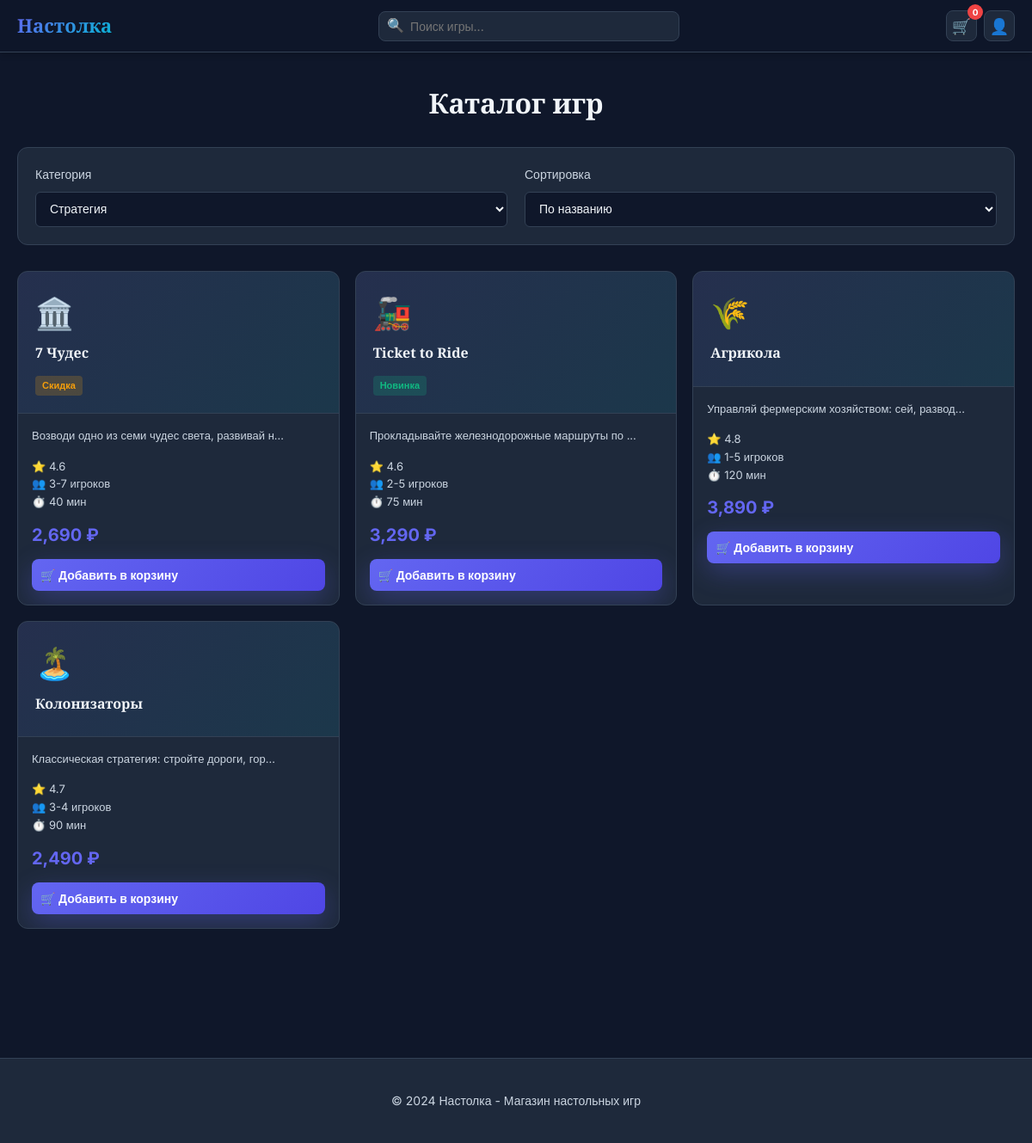
The app's page /catalog.php?category=strategy with its own data.
### tables this page shows
CREATE TABLE games (
    id           INT UNSIGNED AUTO_INCREMENT PRIMARY KEY,
    category_id  INT UNSIGNED NOT NULL,
    name         VARCHAR(200) NOT NULL,
    description  TEXT,
    emoji        VARCHAR(10)  NOT NULL DEFAULT '🎲',
    players_min  TINYINT UNSIGNED NOT NULL DEFAULT 2,
    players_max  TINYINT UNSIGNED NOT NULL DEFAULT 6,
    play_time    SMALLINT UNSIGNED NOT NULL DEFAULT 60  COMMENT 'минуты',
    rating       DECIMAL(3,1) NOT NULL DEFAULT 4.0,
    price        INT UNSIGNED NOT NULL               COMMENT 'копейки → нет; просто рубли',
    old_price    INT UNSIGNED NULL                   COMMENT 'NULL если скидки нет',
    badge        ENUM('','new','sale') NOT NULL DEFAULT '',
    stock        SMALLINT UNSIGNED NOT NULL DEFAULT 10,
    created_at   DATETIME NOT NULL DEFAULT CURRENT_TIMESTAMP,
    CONSTRAINT fk_games_cat FOREIGN KEY (category_id) REFERENCES categories(id)
);

### includes/auth.php (called while the page is built, shortened)
<?php
require_once __DIR__ . '/db.php';
function current_user(): ?array
{
    if (!isset($_SESSION['user_id'])) {
        return null;
    }
}

### includes/db.php (called while the page is built, shortened)
<?php
function db(): PDO
{
    static $pdo = null;
    if ($pdo === null) {
        $dsn = sprintf(
            'mysql:host=%s;port=%d;dbname=%s;charset=utf8mb4',
            DB_HOST, DB_PORT, DB_NAME
        );
        $options = [
            PDO::ATTR_ERRMODE            => PDO::ERRMODE_EXCEPTION,
            PDO::ATTR_DEFAULT_FETCH_MODE => PDO::FETCH_ASSOC,
            PDO::ATTR_EMULATE_PREPARES   => false,
        ];
        $pdo = new PDO($dsn, DB_USER, DB_PASS, $options);
    }
    return $pdo;
}

### catalog.php (the view, shortened to what this page needs)
<?php
require_once __DIR__ . '/includes/auth.php';
require_once __DIR__ . '/includes/db.php';
$user = current_user();
try {
    $page = (int)($_GET['page'] ?? 1);
    $page = max(1, $page);
    $per_page = 12;
    $offset = ($page - 1) * $per_page;
    $query = 'SELECT * FROM games';
    $params = [];
    $categories = explode(',', $_GET['category'] ?? '');
    $categories = array_filter($categories);
    if (!empty($categories)) {
        $placeholders = implode(',', array_fill(0, count($categories), '?'));
        $query .= " WHERE category_id IN (SELECT id FROM categories WHERE slug IN ($placeholders))";
        $params = $categories;
    }
    $sort = $_GET['sort'] ?? 'name';
    $order_by = match($sort) {
        'price_asc' => 'price ASC',
        'price_desc' => 'price DESC',
        'rating' => 'rating DESC',
        'new' => 'created_at DESC',
        default => 'name ASC'
    };
    $query .= " ORDER BY $order_by LIMIT ? OFFSET ?";
    $params[] = $per_page;
    $params[] = $offset;
    $stmt = db()->prepare($query);
    $stmt->execute($params);
    $games = $stmt->fetchAll();
    $stmt = db()->query('SELECT slug, name FROM categories ORDER BY id');
    $all_categories = $stmt->fetchAll();
} catch (Exception $e) {
    $games = [];
    $total_pages = 1;
    $page = 1;
    $all_categories = [];
}
?>
<!DOCTYPE html>
<html lang="ru">
<head>
  <link rel="stylesheet" href="assets/css/style.css">
</head>
<body>
<header class="site-header">
  <div class="container">
    <div class="header-inner">
      <a href="home.php" class="logo">Настолка</a>
      <div class="search-box">
        <input type="text" id="searchInput" placeholder="Поиск игры...">
      </div>
      <div class="header-actions">
        <button class="btn-icon" id="cartBtn" title="Корзина">
          🛒
          <span class="badge-count" id="cartCount">0</span>
        </button>
        <?php if ($user): ?>
          <div class="user-menu">
            <button class="user-btn" id="userMenuBtn">
              <div class="user-avatar"><?php echo substr($user['username'], 0, 1); ?></div>
              <span><?php echo htmlspecialchars($user['username']); ?></span>
            </button>
            <div class="dropdown-menu" id="userDropdown">
              <a href="profile.php" class="dropdown-item">👤 Мой профиль</a>
              <a href="#" class="dropdown-item">📦 Мои заказы</a>
              <hr class="dropdown-divider">
              <button id="logoutBtn" class="dropdown-item" style="background: none; border: none; width: 100%; text-align: left;">🚪 Выход</button>
            </div>
          </div>
        <?php else: ?>
          <button class="btn-icon" id="loginBtn" title="Вход">👤</button>
        <?php endif; ?>
      </div>
    </div>
  </div>
</header>
<div class="main-content">
  <div class="container">
    <section class="section">
      <h2 class="section-title">Каталог игр</h2>
      <div style="background: var(--surface); border: 1px solid var(--border); border-radius: var(--radius); padding: 20px; margin-bottom: 30px;">
        <div style="display: flex; gap: 20px; flex-wrap: wrap;">
          <div style="flex: 1; min-width: 150px;">
            <label style="display: block; margin-bottom: 8px; color: var(--text-secondary); font-size: 14px; font-weight: 500;">Категория</label>
            <select id="categoryFilter" style="width: 100%; padding: 10px 12px; background: var(--bg); border: 1px solid var(--border); border-radius: 6px; color: var(--text); font-size: 14px; cursor: pointer;">
              <?php foreach ($all_categories as $cat): ?>
              <option value="<?php echo htmlspecialchars($cat['slug']); ?>" <?php echo ($cat['slug'] == (explode(',', $_GET['category'] ?? '')[0] ?? '')) ? 'selected' : ''; ?>>
                <?php echo htmlspecialchars($cat['name']); ?>
              </option>
              <?php endforeach; ?>
            </select>
          </div>
          <div style="flex: 1; min-width: 150px;">
            <label style="display: block; margin-bottom: 8px; color: var(--text-secondary); font-size: 14px; font-weight: 500;">Сортировка</label>
            <select id="sortFilter" style="width: 100%; padding: 10px 12px; background: var(--bg); border: 1px solid var(--border); border-radius: 6px; color: var(--text); font-size: 14px; cursor: pointer;">
              <option value="name" <?php echo $_GET['sort'] == 'name' ? 'selected' : ''; ?>>По названию</option>
            </select>
          </div>
        </div>
      </div>
      <div class="grid">
        <?php if (!empty($games)): ?>
          <?php foreach ($games as $game): ?>
          <div class="card">
            <div class="card-header">
              <div class="card-emoji"><?php echo htmlspecialchars($game['emoji']); ?></div>
              <h3 class="card-title"><?php echo htmlspecialchars($game['name']); ?></h3>
              <?php if ($game['badge'] === 'new'): ?>
                <span class="badge new">Новинка</span>
              <?php elseif ($game['badge'] === 'sale'): ?>
                <span class="badge sale">Скидка</span>
              <?php endif; ?>
            </div>
            <div class="card-body">
              <p class="card-text" style="margin-bottom: 15px;"><?php echo substr($game['description'], 0, 80) . '...'; ?></p>
              <div style="color: var(--text-secondary); font-size: 13px; margin: 12px 0;">
                <div>⭐ <?php echo number_format($game['rating'], 1); ?></div>
                <div>👥 <?php echo $game['players_min']; ?>-<?php echo $game['players_max']; ?> игроков</div>
                <div>⏱️ <?php echo $game['play_time']; ?> мин</div>
              </div>
              <div style="font-size: 20px; font-weight: 700; color: var(--primary); margin-top: 12px;">
                <?php echo number_format($game['price']); ?> ₽
              </div>
              <button class="btn-primary" style="width: 100%; margin-top: 12px; padding: 10px; font-size: 14px;" onclick="addToCart(<?php echo $game['id']; ?>, '<?php echo htmlspecialchars($game['name']); ?>', <?php echo $game['price']; ?>)">
                🛒 Добавить в корзину
              </button>
            </div>
          </div>
          <?php endforeach; ?>
        <?php endif; ?>
      </div>
    </section>
  </div>
</div>
<footer class="site-footer">
  <div class="container">
    <div class="footer-content">
      <p>© 2024 Настолка - Магазин настольных игр</p>
    </div>
  </div>
</footer>
</body>
</html>

### records on screen
games: emoji "🏛️", name "7 Чудес", badge "Скидка", description "Возводи одно из семи чудес света, развивай н", rating "4.6", players_min "3", players_max "7", play_time "40", price "2,690"
games: emoji "🚂", name "Ticket to Ride", badge "Новинка", description "Прокладывайте железнодорожные маршруты по", rating "4.6", players_min "2", players_max "5", play_time "75", price "3,290"
games: emoji "🌾", name "Агрикола", description "Управляй фермерским хозяйством: сей, развод", rating "4.8", players_min "1", players_max "5", play_time "120", price "3,890"
games: emoji "🏝️", name "Колонизаторы", description "Классическая стратегия: стройте дороги, гор", rating "4.7", players_min "3", players_max "4", play_time "90", price "2,490"

### other values on screen
form field value "Стратегия"
